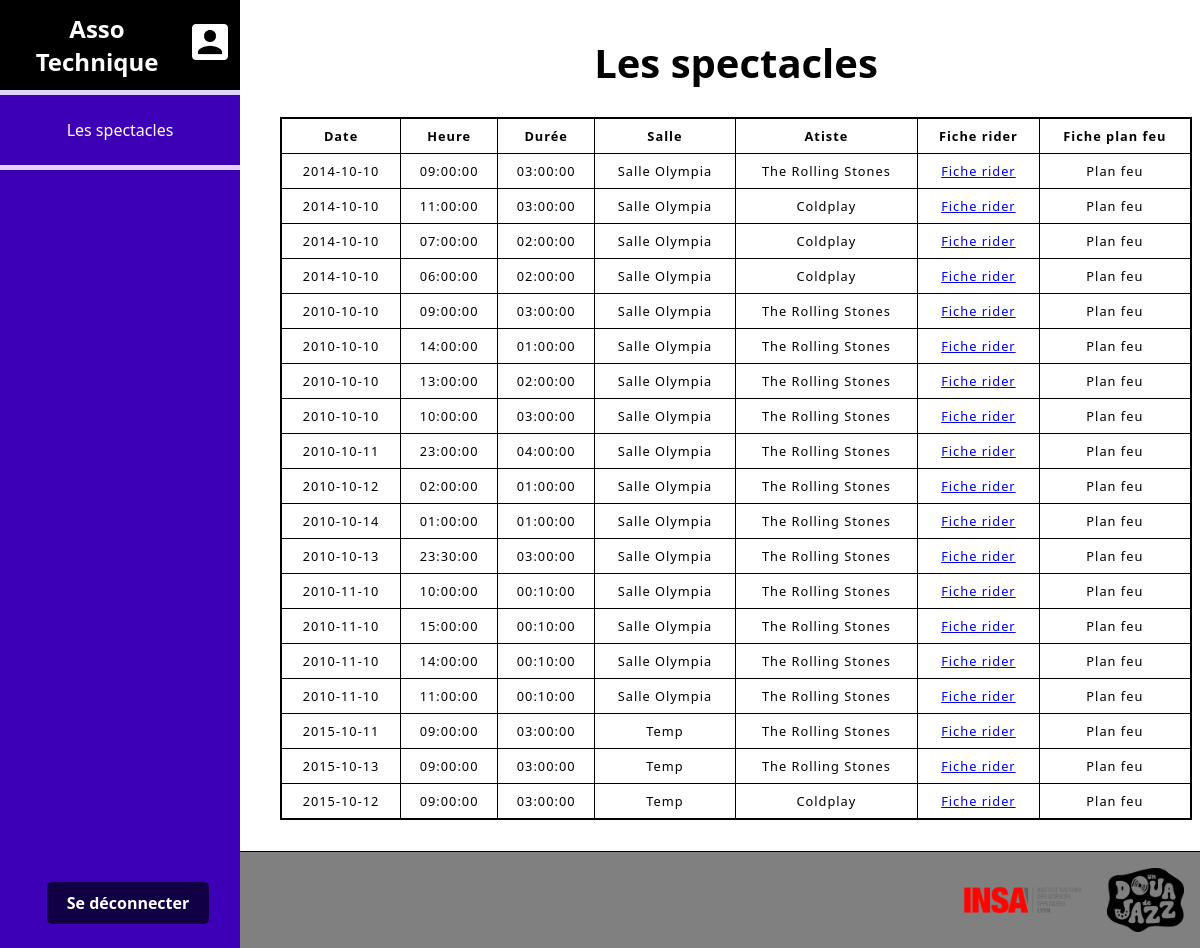
Screenshot of /Ac_Tech (signed in) with the database file from the repository.
### tables this page shows
CREATE TABLE CONCERT (
    idC INT PRIMARY KEY,
    dateC DATE,
    heureArrive TIME,
    debutConcert TIME,
    dureeConcert TIME,
    dateMax DATE,
    idG INT NOT NULL,
    idS INT NOT NULL,
    FOREIGN KEY(idS) REFERENCES SALLE(idS),
    FOREIGN KEY(idG) REFERENCES GROUPE(idG),
    CONSTRAINT temps CHECK ((0<ABS(debutConcert-heureArrive+dureeConcert)) AND ABS((debutConcert-heureArrive+dureeConcert<60*60*24)))
);

CREATE TABLE SALLE (
    idS INT PRIMARY KEY,
    nomS VARCHAR(50),
    nbPlaceS INT,
    typePlaceS VARCHAR(50),
    adresseS VARCHAR(100),
    largeurS INT,
    longueurS INT,
    nbPlacesLo INT,
    nbTechS INT,
    nbPlaceVoitureS INT
);

CREATE TABLE GROUPE (
    idG INT PRIMARY KEY,
    nomG VARCHAR(50),
    mail VARCHAR(50),
    nbTechG INT,
    nbPersG INT
);

### public/index.php (called while the page is built, shortened)
<?php
$router = new Router();
$router->handleRequest();

### src/views/Liste_Spec_Tech.php (the view, shortened to what this page needs)
<?php $title = 'Liste_Spec_Tech';
include 'head.php'; ?>
<body>
    <?php include "cote.php" ?>
    <main>
        <div class="main-liste-spec">
            <h1 id="les-specs-orga">Les spectacles</h1>
            <table id="table-spec">
                <thead>
                    <tr>
                        <th scope="col">Date</th>
                        <th scope="col">Heure</th>
                        <th scope="col">Durée</th>
                        <th scope="col">Salle</th>
                        <th scope="col">Atiste</th>
                        <th scope="col">Fiche rider</th>
                        <th scope="col">Fiche plan feu</th>
                    </tr>
                </thead>
                <?php $reponse = $bdd->query('SELECT * FROM CONCERT NATURAL JOIN SALLE NATURAL JOIN GROUPE');
                while ($donnees = $reponse->fetch()) {
                    ?>
                    <tbody>
                        <tr>
                            <td><?php echo $donnees['dateC']; ?></td>
                            <td><?php echo $donnees['debutConcert']; ?></td>
                            <td><?php echo $donnees['dureeConcert']; ?></td>
                            <td><?php echo $donnees['nomS']; ?></td>
                            <td><?php echo $donnees['nomG']; ?></td>
                            <td><a href="rider?concert=<?php echo $donnees['idC']; ?>">Fiche rider</a></td>
                            <td>Plan feu</td>
                        </tr>
                    </tbody>
                    <?php
                }
                ?>
            </table>
        </div>
    </main>
    <?php include "basPage.php" ?>
</body>
</html>

### public/assets/css/Table_Spec.css (style rules this page uses)
.main-liste-spec { margin-left: 17em; text-align: center; display: flex; flex-direction: column; margin-bottom: 8em; }
#les-specs-orga { font-size: 2.5rem; }
#table-spec { border-collapse: collapse; border: 2px solid black; font-family: sans-serif; font-size: 0.8rem; letter-spacing: 1px; }
#table-spec th, #table-spec td { border: 1px solid black; padding: 8px 10px; }

### public/assets/css/basPage.css (style rules this page uses)
* { font-family: system-ui, -apple-system, BlinkMacSystemFont, 'Segoe UI', Roboto, Oxygen, Ubuntu, Cantarell, 'Open Sans', 'Helvetica Neue', sans-serif; }

### rows the page displays
concert: dateC "2014-10-10", debutConcert "09:00:00", dureeConcert "03:00:00", idS.nomS "Salle Olympia", idG.nomG "The Rolling Stones"
concert: dateC "2014-10-10", debutConcert "11:00:00", dureeConcert "03:00:00", idS.nomS "Salle Olympia", idG.nomG "Coldplay"
concert: dateC "2014-10-10", debutConcert "07:00:00", dureeConcert "02:00:00", idS.nomS "Salle Olympia", idG.nomG "Coldplay"
concert: dateC "2014-10-10", debutConcert "06:00:00", dureeConcert "02:00:00", idS.nomS "Salle Olympia", idG.nomG "Coldplay"
concert: dateC "2010-10-10", debutConcert "09:00:00", dureeConcert "03:00:00", idS.nomS "Salle Olympia", idG.nomG "The Rolling Stones"
concert: dateC "2010-10-10", debutConcert "14:00:00", dureeConcert "01:00:00", idS.nomS "Salle Olympia", idG.nomG "The Rolling Stones"
concert: dateC "2010-10-10", debutConcert "13:00:00", dureeConcert "02:00:00", idS.nomS "Salle Olympia", idG.nomG "The Rolling Stones"
concert: dateC "2010-10-10", debutConcert "10:00:00", dureeConcert "03:00:00", idS.nomS "Salle Olympia", idG.nomG "The Rolling Stones"
concert: dateC "2010-10-11", debutConcert "23:00:00", dureeConcert "04:00:00", idS.nomS "Salle Olympia", idG.nomG "The Rolling Stones"
concert: dateC "2010-10-12", debutConcert "02:00:00", dureeConcert "01:00:00", idS.nomS "Salle Olympia", idG.nomG "The Rolling Stones"
concert: dateC "2010-10-14", debutConcert "01:00:00", dureeConcert "01:00:00", idS.nomS "Salle Olympia", idG.nomG "The Rolling Stones"
concert: dateC "2010-10-13", debutConcert "23:30:00", dureeConcert "03:00:00", idS.nomS "Salle Olympia", idG.nomG "The Rolling Stones"
concert: dateC "2010-11-10", debutConcert "10:00:00", dureeConcert "00:10:00", idS.nomS "Salle Olympia", idG.nomG "The Rolling Stones"
concert: dateC "2010-11-10", debutConcert "15:00:00", dureeConcert "00:10:00", idS.nomS "Salle Olympia", idG.nomG "The Rolling Stones"
concert: dateC "2010-11-10", debutConcert "14:00:00", dureeConcert "00:10:00", idS.nomS "Salle Olympia", idG.nomG "The Rolling Stones"
concert: dateC "2010-11-10", debutConcert "11:00:00", dureeConcert "00:10:00", idS.nomS "Salle Olympia", idG.nomG "The Rolling Stones"
concert: dateC "2015-10-11", debutConcert "09:00:00", dureeConcert "03:00:00", idS.nomS "Temp", idG.nomG "The Rolling Stones"
concert: dateC "2015-10-13", debutConcert "09:00:00", dureeConcert "03:00:00", idS.nomS "Temp", idG.nomG "The Rolling Stones"
concert: dateC "2015-10-12", debutConcert "09:00:00", dureeConcert "03:00:00", idS.nomS "Temp", idG.nomG "Coldplay"
